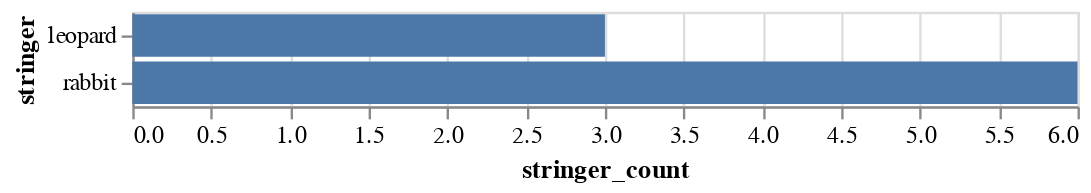

Here is the notebook cell this chart was saved with:
### Code cell
cm.chart_me(df, ['stringer'])[0]

### Figure 1 — Vega-Lite specification as saved in the notebook (floating-point values rounded to 4 significant figures)
{"config": {"view": {"continuousWidth": 400, "continuousHeight": 300}}, "data": {"name": "data-d9eacf1da0ebb153646ee8e9f437f22c"}, "mark": "bar", "encoding": {"x": {"field": "stringer_count", "type": "quantitative"}, "y": {"field": "stringer", "type": "ordinal"}}, "$schema": "https://vega.github.io/schema/vega-lite/v4.17.0.json", "datasets": {"data-d9eacf1da0ebb153646ee8e9f437f22c": [{"stringer": "rabbit", "stringer_count": 6}, {"stringer": "leopard", "stringer_count": 3}]}}
